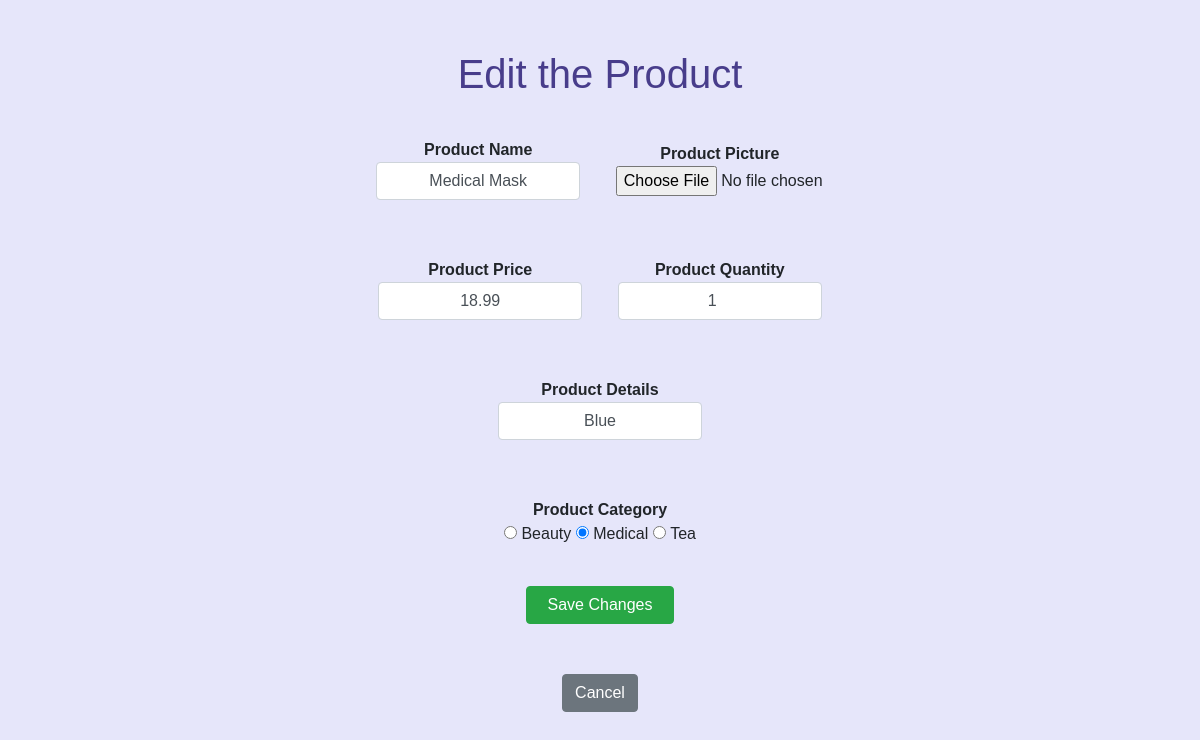
The page /home/edit/72 (signed in) on the database its author committed.
### tables this page shows
CREATE TABLE `product` (
  `product_id` int(11) NOT NULL,
  `seller_id` int(11) NOT NULL,
  `product_category` int(11) NOT NULL,
  `product_name` varchar(50) NOT NULL,
  `product_picture` varchar(50) NOT NULL,
  `product_details` varchar(70) NOT NULL,
  `product_price` decimal(10,2) NOT NULL,
  `product_quantity` int(3) NOT NULL
);

### app/core/App.php (called while the page is built, shortened)
<?php
class App
{
    var $method = 'index';
    public function __construct()
    {
        $url = $this->parseURL();
        if (isset($url[0]) && file_exists('app/controllers/' . $url[0] . 'Controller.php')) {
            unset($url[0]);
        }
        $this->controller = new $this->controller();
        if (isset($url[1]) && method_exists($this->controller, $url[1])) {
            $this->method = $url[1];
            unset($url[1]);
        }
        $this->params = $url ? array_values($url) : [];
        call_user_func_array([$this->controller, $this->method], $this->params);
    }
    private function parseURL()
    {
        if (isset($_GET['url'])) {
            return explode('/', filter_var(rtrim($_GET['url'], '/'), FILTER_SANITIZE_URL));
        }
    }
}
?>

### index.php (called while the page is built, shortened)
<?php
    new App();
?>

### app/models/Product.php (called while the page is built, shortened)
<?php
class Product extends Model
{
    public function find($product_id)
    {
        $SQL = 'SELECT * FROM Product WHERE product_id = :product_id';
        $stmt = self::$_connection->prepare($SQL);
        $stmt->execute(['product_id' => $product_id]);
        $stmt->setFetchMode(PDO::FETCH_CLASS, 'Product');
        return $stmt->fetch();
    }
}
?>

### app/core/Model.php (called while the page is built)
<?php
class Model
{
    protected static $_connection = null;
    public function __construct()
    {
        if (self::$_connection == null) {
            $host = 'localhost';
            $dbname = 'nature_luxuries_database';
            $user = 'root';
            $password = '';
            self::$_connection = new PDO("mysql:host=$host;dbname=$dbname", $user, $password);
        }
    }
}
?>

### app/views/home/edit.php (the view, shortened to what this page needs)
<!doctype html>
<html lang="en">
<head>
    <link rel="stylesheet" href="https://stackpath.bootstrapcdn.com/bootstrap/4.4.1/css/bootstrap.min.css"
>
</head>
<body>
<div class='container'>
    <h1>Edit the Product</h1>
    <form action='' method='post' enctype='multipart/form-data'>
        <div class='form-group'>
            <label style="font-weight: bold">Product Name <input type='text' name='product_name'
                                                                 value='<?= $data->product_name ?>'
                                                                 class='form-control' required/></label>
            <label style="font-weight: bold">Product Picture <br/><input type='file' name='product_picture'
                                                                         style="width:208px"/></label>
        </div>
        <div class='form-group'>
            <label style="font-weight: bold">Product Price <input type='text' name='product_price'
                                                                  value='<?= $data->product_price ?>'
                                                                  class='form-control' placeholder="Ex: 99.87"
                                                                  required/></label>
            <label style="font-weight: bold">Product Quantity <input type='number' min="0" name='product_quantity'
                                                                     value='<?= $data->product_quantity ?>'
                                                                     class='form-control'
                                                                     required/></label>
        </div>
        <div class='form-group'>
            <label style="font-weight: bold">Product Details <input type='text' name='product_details'
                                                                    value='<?= $data->product_details ?>'
                                                                    class='form-control' required/></label>
        </div>
        <div class='radio-group'>
            <label style="font-weight: bold">Product Category</label><br/>
            <input type="radio" name="product_category" value="1"
                <?php echo $data->product_category == "1" ? 'checked' : '' ?>><label>&nbsp;Beauty</label>
            <input type="radio" name="product_category" value="2"
                <?php echo $data->product_category == '2' ? 'checked' : '' ?>><label>&nbsp;Medical</label>
            <input type="radio" name="product_category" value="3"
                <?php echo $data->product_category == '3' ? 'checked' : '' ?>><label>&nbsp;Tea</label>
        </div>
        <div class='save-button'>
            <input type='submit' name='action' value='&nbsp;&nbsp;Save Changes&nbsp;&nbsp;' class='btn btn-success'/>
        </div>
        <p>
            <a href='/home/index' class='btn btn-secondary'>Cancel</a>
        </p>
    </form>
</div>
</body>
</html>

### app/views/home/edit.php (style rules this page uses)
h1 { color: darkslateblue; margin-top: 50px; margin-bottom: 40px; display: flex; align-items: center; justify-content: center; position: relative; }
.form-group { margin-bottom: 50px; height: 100%; display: flex; align-items: center; justify-content: center; }
input[type=text] { text-align: center; }
input[type=number] { text-align: center; }
.radio-group { margin-bottom: 40px; height: 100%; text-align: center; align-items: center; justify-content: center; }
.save-button { margin-bottom: 50px; height: 100%; display: flex; align-items: center; justify-content: center; }
p { height: 100%; display: flex; align-items: center; justify-content: center; }
label { height: 100%; display: inline; text-align: center; }
body { background-color: lavender; font-family: Helvetica, sans-serif; }

### rows shown on the page
product: product_name "Medical Mask", product_price "18.99", product_quantity "1", product_details "Blue", product_category "☑"
